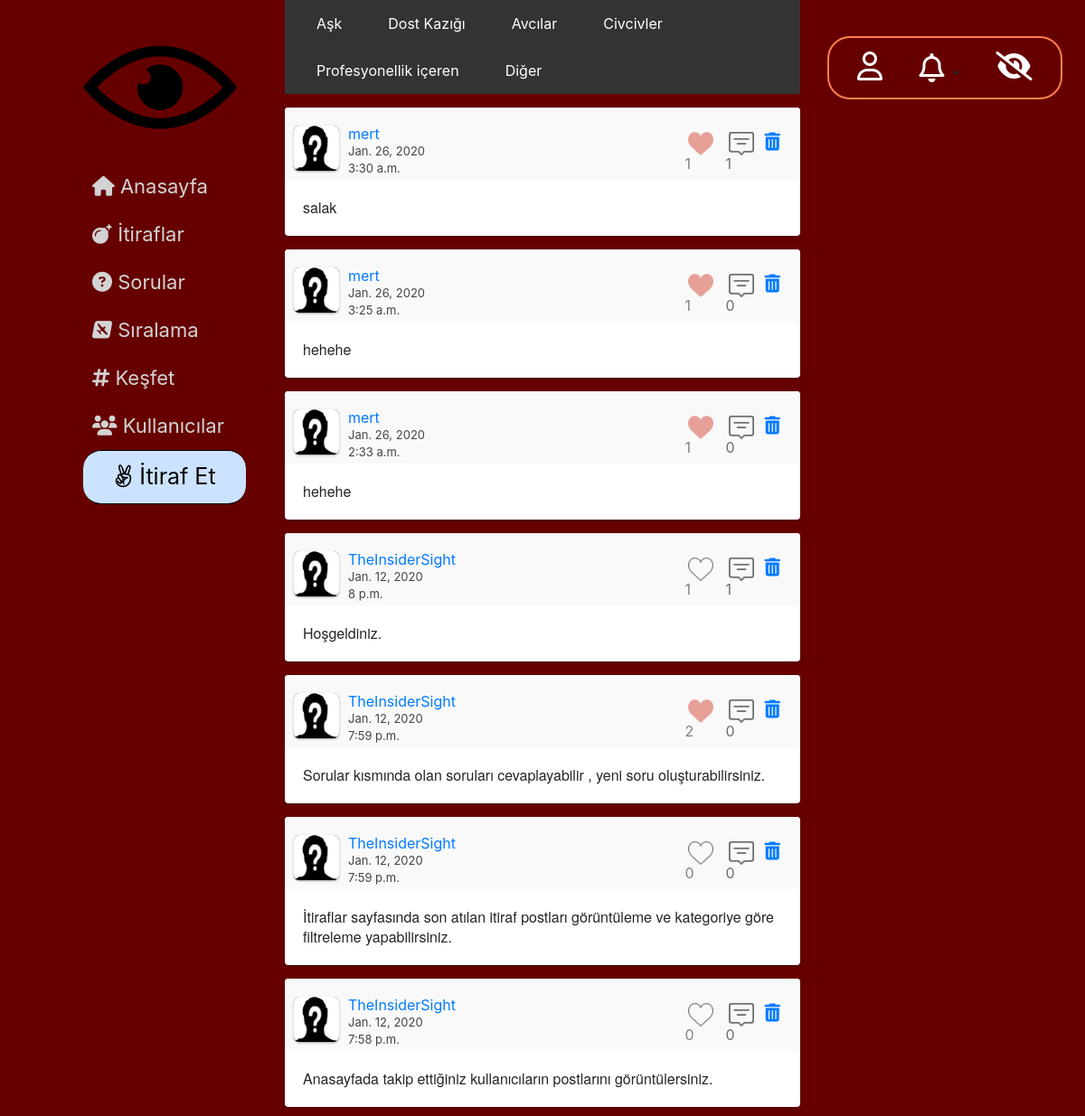
The app's page /itiraflar/ (signed in) with its own data.
### website/models.py (models this page shows, shortened)
class Post(models.Model):
    Post_Type = (
        ('Post', 'Post'),
        ('Soru', 'Soru'),
        ('Yorum', 'Yorum')
    )
    Category = (
        ('Aşk', 'Aşk'),
        ('Dost Kazığı', 'Dost Kazığı'),
        ('Avcılar', 'Avcılar'),
        ('Civcivler', 'Civcivler'),
        ('Profesyonellik içerenler', 'Profesyonellik içerenler'),
        ('Diğer', 'Diğer')
    )
    publish_by = models.ForeignKey(UserProfile, on_delete=models.CASCADE)
    post_type = models.CharField(max_length=20, choices=Post_Type)
    category = models.CharField(max_length=50, choices=Category)
    publish_date = models.DateField()
    publish_time = models.TimeField(auto_now_add=True)
    content = models.TextField(max_length=2000)
    likes = models.ManyToManyField(User, blank=True, related_name='post_likes')
    replycount = models.IntegerField(default=0)
    def get_reply_url(self):
        return f"/cevapla/{self.pk}/"
    def get_like_api_url(self):
        return f"/begen/api/{self.pk}/"
    def get_delete_post_url(self):
        return f"/post/sil/{self.pk}/"

class UserProfile(models.Model):
    GENDER = (
        ('E', 'Erkek'),
        ('K', 'Kadın'),
    )
    FACULTY = (
        ('Mühendislik', 'Mühendislik'),
        ('Mimarlık', 'Mimarlık'),
        ('Fen-Edebiyat', 'Fen-Edebiyat'),
        ('İktisadi-İdari', 'İktisadi-İdari'),
        ('Güzel Sanatlar', 'Güzel Sanatlar')
    )
    gender = models.CharField(max_length=1, choices=GENDER)
    faculty = models.CharField(max_length=20, choices=FACULTY)
    birthdate = models.DateField()
    createdat = models.DateField()
    following = models.ManyToManyField('self', symmetrical=False, through='Follower_List')
    postCount = models.IntegerField(blank=True, null=True)
    point = models.IntegerField(default=0)
    user = models.ForeignKey(User, on_delete=models.CASCADE)
    def get_profile_url(self):
        return f"/profil/{self.pk}/"

### website/views.py (the view)
    def wrapper(request, *args, **kw):
        user = request.user
        if not user.is_authenticated:
            return redirect('login')
        else:
            return function(request, *args, **kw)

### website/views.py (called while the page is built)
def my_login_required(function):
    def wrapper(request, *args, **kw):
        user = request.user
        if not user.is_authenticated:
            return redirect('login')
        else:
            return function(request, *args, **kw)
    return wrapper

def getNotifications(request):
    if request.user.is_anonymous:
        return {}
    n = Notification.objects.all().filter(recipient=request.user)
    for notif in n:
        print(notif)
    return {
        'notification_list': n,
        'count': n.count(),
    }

@my_login_required
def confessions_view(request):
    confession_list = Post.objects.all().filter(post_type='Post').order_by('-pk')
    confession_list = create_paginator(request, confession_list)
    return render(request, 'itiraflar.html', {'confession_list': confession_list})

def create_paginator(request, list):
    page = request.GET.get('page', 1)
    paginator = Paginator(list, 20)
    try:
        posts = paginator.page(page)
    except PageNotAnInteger:
        posts = paginator.page(1)
    except EmptyPage:
        posts = paginator.page(paginator.num_pages)
    return posts

### templates/itiraflar.html (shortened to what this page needs)
{% extends 'base.html' %}
{% block content %}
            <div id="content-side">
            <div class="categories">
            <ul>
            <li><a class="active" href="{% url 'ask_itiraf' %}">Aşk</a></li>
            <li><a href="{% url 'dost_itiraf' %}">Dost Kazığı</a></li>
            <li><a href="{% url 'avci_itiraf' %}">Avcılar</a></li>
            <li><a href="{% url 'civciv_itiraf' %}">Civcivler</a></li>
            <li><a href="{% url 'prof_itiraf' %}">Profesyonellik içeren</a></li>
            <li><a href="{% url 'diger_itiraf' %}">Diğer</a></li>
            </ul>
          </div>
                {% for confession in confession_list %}
               {% include "classic-post.html" with post=confession%}
                {% endfor %}
        </div>
{% endblock %}

### templates/classic-post.html (shortened to what this page needs)
{% load static %}
 <div class="post">
                    <div class="user">
                        <div class="user-img"> {% ifequal post.publish_by.gender 'E' %}
              <img src="{% static 'media/erkek.png' %}" alt="profil resmi">
          {% endifequal %}
          </div>
                        <div class="user-info">
                            <a href="{{ post.publish_by.get_profile_url }}"><div class="user-name">{{ post.publish_by.user.username }}</div></a>
                             <span class="post-date">{{post.publish_date}}</span><br>
                            <span class="post-date"> {{ post.publish_time }}</span>
                        </div>
                        <div class="actions">
                          {% if request.user.is_superuser %}
                                 <div class="actions">
                                     <a href="{{ post.get_delete_post_url }}"><i class="fas fa-trash-alt fa-lg" style="position: relative; top:15px; left:8px;"></i></a>
                        </div>
                            {% endif %}
                            {% if request.user in post.likes.all %}
                               <span> <a  data-href="{{ post.get_like_api_url }}"  data-likes={{ post.likes.count }} class="like_button">  <span class="like-red like-ch" > <div class="like-count">{{ post.likes.count }}</div></span> </a></span>
                            {% else %}
                              <span><a  data-href="{{ post.get_like_api_url }}"  data-likes={{ post.likes.count }} class="like_button"> <span class="no-like like-ch" id="like"><div class="like-count">{{ post.likes.count }}</div></span></a></span>
                            {% endif %}
                           <span id="comment-span"> <a href="{{ post.get_reply_url }}"><span class="comment" ><div id="comment-count"> {{ post.replycount }}</div> </span></a></span>
                        </div>
                    </div>
                    <div class="content">
                       {{ post.content }}
                    </div>
                </div>

### website/static/css/main.css (style rules this page uses)
.post { margin: 15px auto 10px; width: 100%; background: #fff; border-radius: 4px; box-shadow: 0 1px 3px rgba(0, 0, 0, 0.12), 0 1px 2px rgba(0, 0, 0, 0.24); transition: all 0.2s ease-in-out; overflow: hidden; }
.post .user { padding: 10px; position: relative; background: #f9f9f9; overflow: hidden; }
.post .user .user-img { margin-top: 10px; margin-right: 10px; width: 50px; height: 50px; float: left; border-radius: 6px; background: #444; box-shadow: 0 1px 3px rgba(0, 0, 0, 0.12), 0 1px 2px rgba(0, 0, 0, 0.24); overflow: hidden; }
.post .user .user-img img { position: relative; width: 100%; height: 100%; }
.post .user .user-info { padding-top: 10px; margin-right: 10px; width: calc(100% - 190px); height: 45px; line-height: 18px; float: left; color: #98d; }
.post .user .user-info .post-date { font-size: 13px; color: #444; }
.post .user .actions { float: right; margin-right: 10px }
.post .user .actions span { margin-right: 10px; width: 35px; height: 60px; float: left; display: block; cursor: pointer; overflow: hidden; background-size: 80%; background-position: 50% 50%; background-repeat: no-repeat; opacity: 0.75; transition: 0.25s opacity ease-in-out; }
#comment-count { text-decoration: none; color: black !important; }
.post .user .actions span:last-child { margin-right: 0; }
.like-red { background-image: url('/static/media/like.png'); }
.no-like { background-image: url('/static/media/no_like.png'); }
.post .content { padding: 20px; font-size: 16px; line-height: 22px; font-family: 'Helvetica Neue'; overflow: hidden; }
.like-count { position: relative; padding-top: 40px; }
.comment { position: relative; padding-top: 40px; }
.categories { position: -webkit-sticky; position: sticky; border-radius: 4px; top: 0; z-index: 1; }
.categories ul { list-style-type: none; margin: 0; padding: 0; overflow: hidden; background-color: #333; }
.categories li { float: left; }
.categories li a { display: block; color: white; margin-left: 19px; text-align: center; padding: 14px 16px; text-decoration: none; }

### records on screen
Post: publish_by.user.username "mert", publish_date "Jan. 26, 2020", publish_time "3:30 a.m.", likes.count "1", replycount "1", content "salak"
Post: publish_by.user.username "mert", publish_date "Jan. 26, 2020", publish_time "3:25 a.m.", likes.count "1", replycount "0", content "hehehe"
Post: publish_by.user.username "mert", publish_date "Jan. 26, 2020", publish_time "2:33 a.m.", likes.count "1", replycount "0", content "hehehe"
Post: publish_by.user.username "TheInsiderSight", publish_date "Jan. 12, 2020", publish_time "8 p.m.", likes.count "1", replycount "1", content "Hoşgeldiniz."
Post: publish_by.user.username "TheInsiderSight", publish_date "Jan. 12, 2020", publish_time "7:59 p.m.", likes.count "2", replycount "0", content "Sorular kısmında olan soruları cevaplayabilir , yeni soru oluşturabilirsiniz."
Post: publish_by.user.username "TheInsiderSight", publish_date "Jan. 12, 2020", publish_time "7:59 p.m.", likes.count "0", replycount "0", content "İtiraflar sayfasında son atılan itiraf postları görüntüleme ve kategoriye göre filtreleme yapabilirsiniz."
Post: publish_by.user.username "TheInsiderSight", publish_date "Jan. 12, 2020", publish_time "7:58 p.m.", likes.count "0", replycount "0", content "Anasayfada takip ettiğiniz kullanıcıların postlarını görüntülersiniz."
